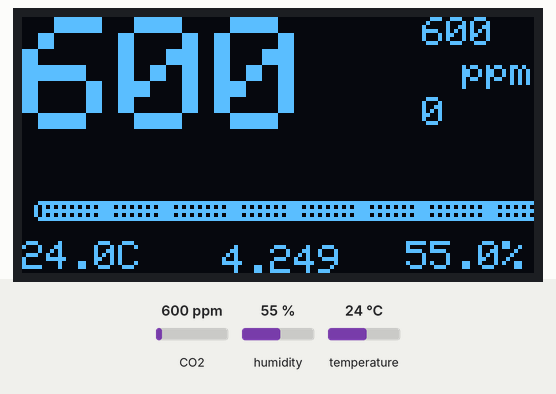
Simulated run of this sketch. Board: Arduino Uno, built with avr-gcc and run on an emulated ATmega328P. Parts: 128×64 one-colour display. The inputs (shaded band) are chosen by the test bench; at power-on: CO2 600 ppm, humidity 55 %, temperature 24 °C. The display library's start-up logo is not drawn.

Above: at 5.2 s.
5.3 s: CO2 set to 452 ppm
At 8.6 s:
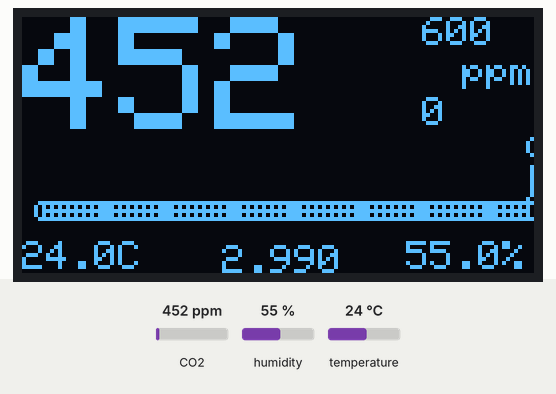
9.0 s: humidity set to 22 %
At 10.5 s:
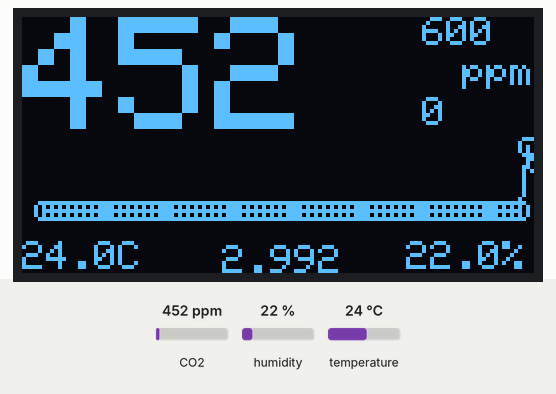
12.7 s: temperature set to 12 °C
At 13.7 s:
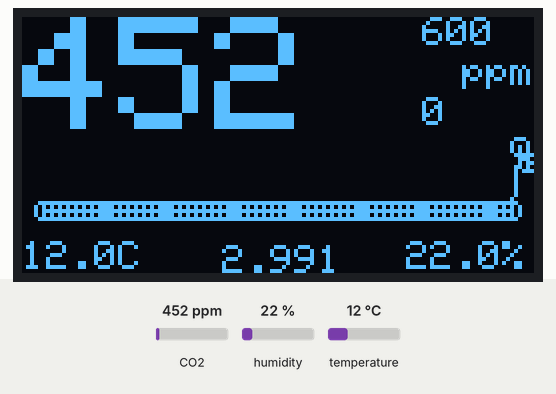
16.4 s: CO2 set to 1050 ppm
At 20.0 s:
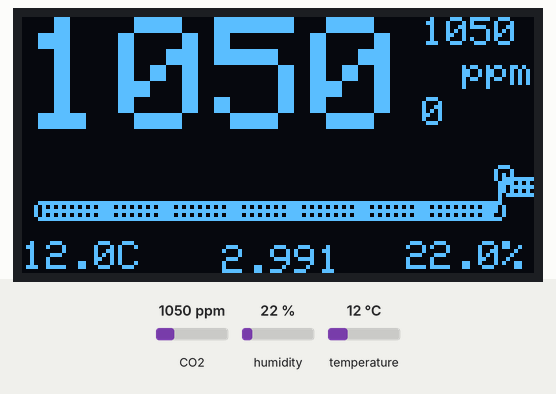
Timing chart, 0 to 21.5 s (numbered marks = the images above; inputs shaded):
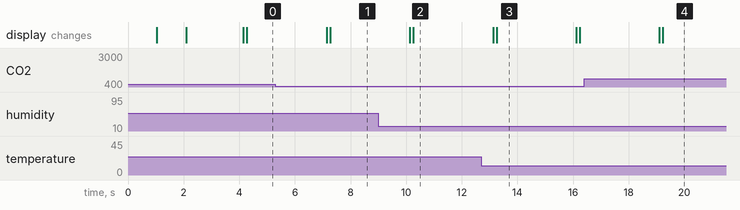

The sketch:

scd30-oled.ino
```cpp
// scd30 oled Test

#include "SparkFun_SCD30_Arduino_Library.h"
#include <Wire.h>
#include <SPI.h>
#include <Adafruit_GFX.h>
#include <Adafruit_SSD1306.h>

SCD30 airSensor;

#define SCREEN_WIDTH 128 // OLED display width, in pixels
#define SCREEN_HEIGHT 64 // OLED display height, in pixels
#define OLED_RESET     -1 // Reset pin # (or -1 if sharing Arduino reset pin)
Adafruit_SSD1306 display(SCREEN_WIDTH, SCREEN_HEIGHT, &Wire, OLED_RESET);

void setup()
{
  // initialize sdc30
  if (airSensor.begin() == false)
  {
    while (1)
      ;
  }
  delay(1000);

  // initialize oled
  if (!display.begin(SSD1306_SWITCHCAPVCC, 0x3C))   {
    while (1)
      ;
  }
  delay(1000);

  display.display();
  //delay(2000); // Pause for 2 seconds
  display.clearDisplay();
  display.setTextSize(3);
  display.setTextColor(WHITE);
  display.setCursor(0, 0);
  display.println("CO2-\nMonitor");
  display.setTextSize(2);
  display.setTextColor(WHITE);
  display.println("starting...");
  display.display();
  delay(2000);
}


int dataLen = 60;
int data [60];

void showData(int co2ppm, float temperature, float humidity) {

  // add new measurement to data buffer and remove oldest entry
  for (int di = 0; di < dataLen - 1; di++)
  {
    data[di] = data[di + 1];
  }
  data[dataLen - 1] = co2ppm;

  // print text for CO2 measurement
  display.clearDisplay();
  display.setTextColor(WHITE);
  display.setCursor(0, 10);
  display.setTextSize(1);
  display.setTextSize(4);
  display.setCursor(0, 0);
  display.print(co2ppm);
  display.setTextSize(1);
  display.setCursor(110, 10);
  display.print("ppm");

  // print text for temperature and humidity measurements
  display.setTextSize(1);
  display.setCursor(0, 56);
  display.print(temperature, 1);
  display.setTextSize(1);
  display.print("C           ");
  display.setTextSize(1);
  display.print(humidity, 1);
  display.setTextSize(1);
  display.print("%");

  // find maximum and minimum CO2 values in data buffer
  float minData = 32767;
  float maxData = -32768;
  int len = sizeof(data) / sizeof(data[0]);
  for (int i = 0; i < len; i++) {
    if (data[i] > maxData) maxData = data[i];
    if (data[i] < minData) minData = data[i];
  }

  // print text for maximum and minimum values of CO2
  display.setTextSize(1);
  display.setCursor(100, 20);
  display.print(minData, 0);
  display.setTextSize(1);
  display.setCursor(100, 0);
  display.print(maxData, 0);

  // calculate stepsize for chart
  float xStep = float(display.width()) / float(len);

  // draw a line from the previous data point to the current data point for all data points
  int previousY = 48 - ((data[0] - minData) / (maxData - minData)) * 16;
  int previousX = 5;
  for (int i = 0; i < len; i++) {
    int x = xStep * i;
    int y = ((data[i] - minData) / (maxData - minData)) * 16; //
    display.drawCircle(x + 5, 48 - y , 2, SSD1306_WHITE);
    display.drawLine(previousX, previousY, x + 5, 48 - y, SSD1306_WHITE);
    previousX = x + 5;
    previousY = 48 - y;
  }

  // oled display
  display.display();
  delay(100);
}

int tick;
void loop()
{
  // wait for new data available
  if (airSensor.dataAvailable()) {

    // acquire and show data
    int co2 = airSensor.getCO2(); //Cut off decimal as co2 is 0 to 10,000
    float humidity = airSensor.getHumidity();
    float temperature = airSensor.getTemperature();
    showData(co2, temperature, humidity);

    // print screen refresh rate in seconds. when data buffer length is 60, this is also the time shown in the graph in minutes.
    int tock = millis();
    display.setCursor(50, 57);
    display.setTextSize(1);
    display.println((tock - tick) / 1000., 3);
    display.display();
    tick = tock;

    delay(2700);
  }
  delay(100);
}
```

Measured:
- what the display in image 3 shows lasts 2.8 s, from 13.3 s to 16.1 s
